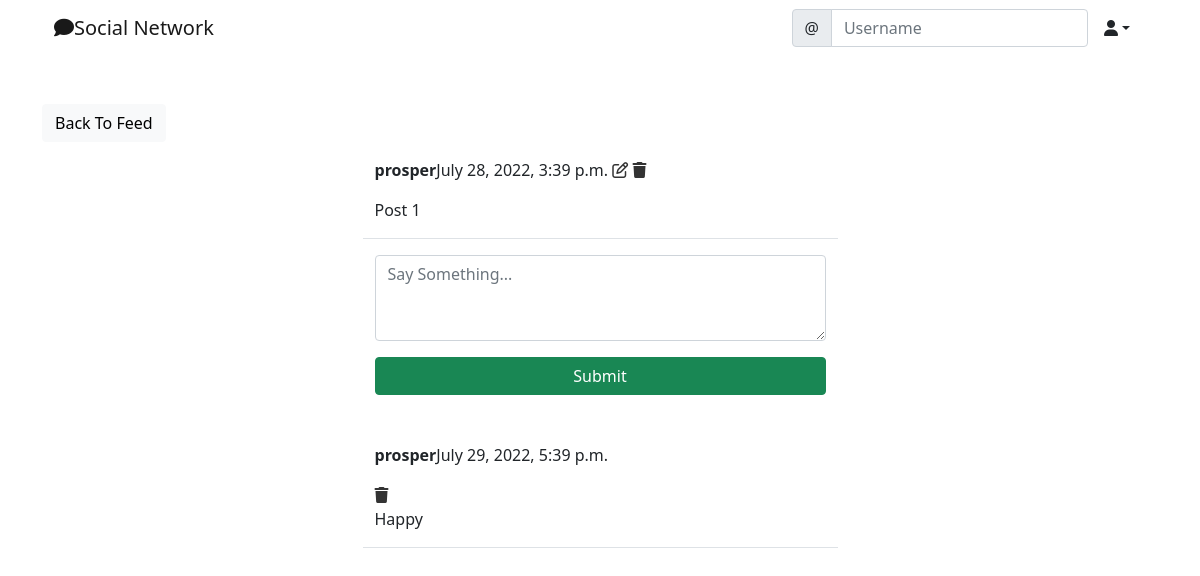
The app's page /social/post/1/ (signed in) with its own data.
### social/models.py (models this page shows, shortened)
class Post(models.Model):
    body = models.TextField()
    created_on = models.DateTimeField(default=timezone.now)
    author = models.ForeignKey(User, on_delete=models.CASCADE)

class Comment(models.Model):
    comment = models.TextField()
    created_on = models.DateTimeField(default=timezone.now)
    author = models.ForeignKey(User, on_delete=models.CASCADE)
    post = models.ForeignKey('Post', on_delete=models.CASCADE)

### social/views.py (the view, shortened to what this page needs)
# urls.py: path("post/<int:pk>/", PostDetailView.as_view(), name="post-detail"),
class PostDetailView(LoginRequiredMixin, View):
    def get(self, request, pk, *args, **kwargs):
        post = Post.objects.get(pk=pk)
        form = CommentForm()
        comments = Comment.objects.filter(post=post).order_by('-created_on')
        context = {
            "post": post,
            "form": form,
            "comments": comments
        }
        return render(request, 'social/post_detail.html', context)

### social/forms.py
class CommentForm(forms.ModelForm):
    comment = forms.CharField(
        label='',
        widget=forms.Textarea(
            attrs={'rows': '3',
                   'placeholder': 'Say Something...'}
        ))
    class Meta:
        model = Comment
        fields = ['comment']

### social/templates/social/post_detail.html (shortened to what this page needs)
{% extends 'landing/base.html' %}
{% load crispy_forms_tags %}
{% block content %}
<div class="container">
    <div class="row mt-5">
        <div class="col-md-5 col-sm-6">
            <a href="{% url 'post-list' %}" class="btn btn-light">Back To Feed</a>
        </div>
    </div>
    <div class="row justify-content-center mt-3">
        <div class="col-md-5 col-sm-12 border-bottom position-relative">
            <p>
                <strong>{{ post.author}}</strong>{{ post.created_on }}
                {% if request.user == post.author %}
                    <a href="{% url 'post-edit' post.pk %}" style="color: #333;"><i class="far fa-edit"></i></a>
                    <a href="{% url 'post-delete' post.pk %}" style="color: #333;"><i class="fas fa-trash"></i></a>
                {% endif %}
            </p>
            <p>{{ post.body }}</p>
        </div>
    </div>
    <div class="row justify-content-center mt-3 mb-5">
        <div class="col-md-5 col-sm-12">
            <form method="POST">
                {{ form | crispy }}
                <div class="d-grid gap-2">
                    <button class="btn btn-success mt-3">Submit</button>
                </div>
            </form>
        </div>
    </div>
    {% for comment in comments %}
    <div class="row justify-content-center mt-3 mb-5">
        <div class="col-md-5 col-sm-12 border-bottom">
            <p><strong>{{ comment.author }}</strong>{{ comment.created_on }}</p>
            {% if request.user == comment.author %}
            <a href="{% url 'comment-delete' post.pk comment.pk %}" style="color: #333;"><i class="fas fa-trash"></i></a>
            {% endif %}
            <p>{{ comment.comment }}</p>
        </div>
    </div>
    {% endfor %}
</div>
{% endblock content %}

### records on screen
Post: author "prosper", created_on "July 28, 2022, 3:39 p.m.", body "Post 1"
Comment: author "prosper", created_on "July 29, 2022, 5:39 p.m.", comment "Happy"
